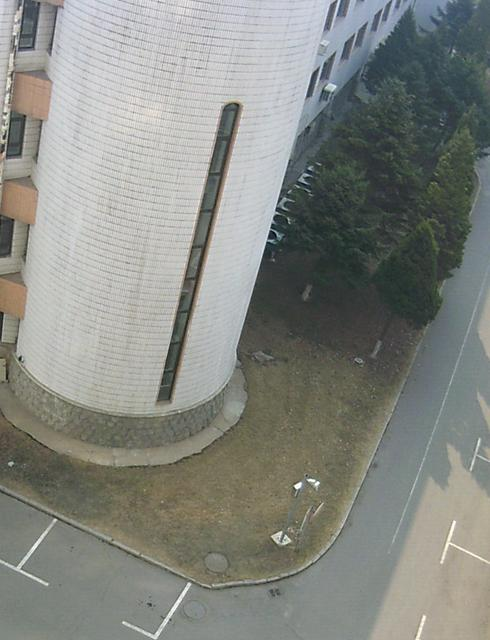
#> input picture project/dataset/shadow/DSCF0443.jpg, 490 x 640 px; its folder holds 4 pictures in this run
$ python 0_get_mask.py
#> lines starting #> are read from the running program, lines starting #| are printed output that depends on the picture
import os
import numpy as np
import cv2
import matplotlib.pyplot as plt

def list_images(folder):
    return [os.path.join(folder, f) for f in os.listdir(folder) if f.endswith(('.jpg'))]

shadow_folder = '../dataset/shadow'
binary_folder = '../dataset/shadow_binary_mask/'
shadow_images = list_images(shadow_folder)

for img_path in shadow_images:
    or_img = cv2.imread(img_path)
#> or_img is the input picture: shape (640, 490, 3); mean B, G, R 129.5, 135.3, 132.8
    y_cb_cr_img = cv2.cvtColor(or_img, cv2.COLOR_BGR2YCrCb)
#> y_cb_cr_img: shape (640, 490, 3); mean of channels 0, 1, 2 133.9, 127.2, 125.5
    binary_mask = np.copy(y_cb_cr_img)

    y_mean = np.mean(cv2.split(y_cb_cr_img)[0])
#> y_mean = 133.9
    y_std = np.std(cv2.split(y_cb_cr_img)[0])
#> y_std = 49.22

    # classify pixels as shadow and non-shadow pixels
    for i in range(y_cb_cr_img.shape[0]):
        for j in range(y_cb_cr_img.shape[1]):
            if y_cb_cr_img[i, j, 0] < y_mean - (y_std / 3):
                # paint it white (shadow)
                binary_mask[i, j] = [255, 255, 255]
            else:
                # paint it black (non-shadow)
                binary_mask[i, j] = [0, 0, 0]
#> binary_mask: shape (640, 490, 3); mean of channels 0, 1, 2 100.4, 100.4, 100.4
    print(img_path.split('\\')[-1])
    plt.imsave(binary_folder+img_path.split('\\')[-1],binary_mask[:,:,0],cmap='gray')
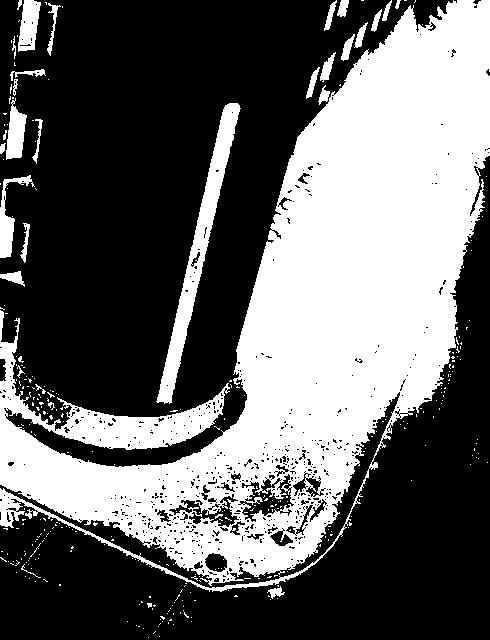
#> saved as DSCF0443.jpg: shape (640, 490, 3); min 0, max 255, mean 100.4
#> pass 2 of the loop `for img_path in shadow_images:`:
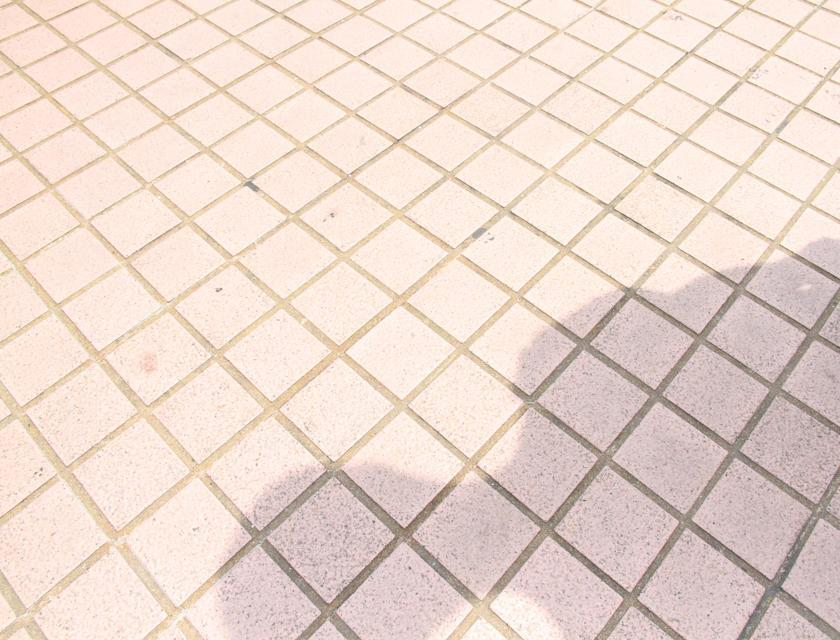
#> input picture project/dataset/shadow/IMG_5479.jpg, 840 x 640 px
#> or_img is the input picture: shape (640, 840, 3); mean B, G, R 205.7, 216, 234.5
#> y_cb_cr_img: shape (640, 840, 3); mean of channels 0, 1, 2 220.3, 138.1, 119.7
#> y_mean = 220.3
#> y_std = 26.57
#> `plt.imsave(binary_folder+img_path.split('\\')[-1],binary_mask[:,:,0],c..`:
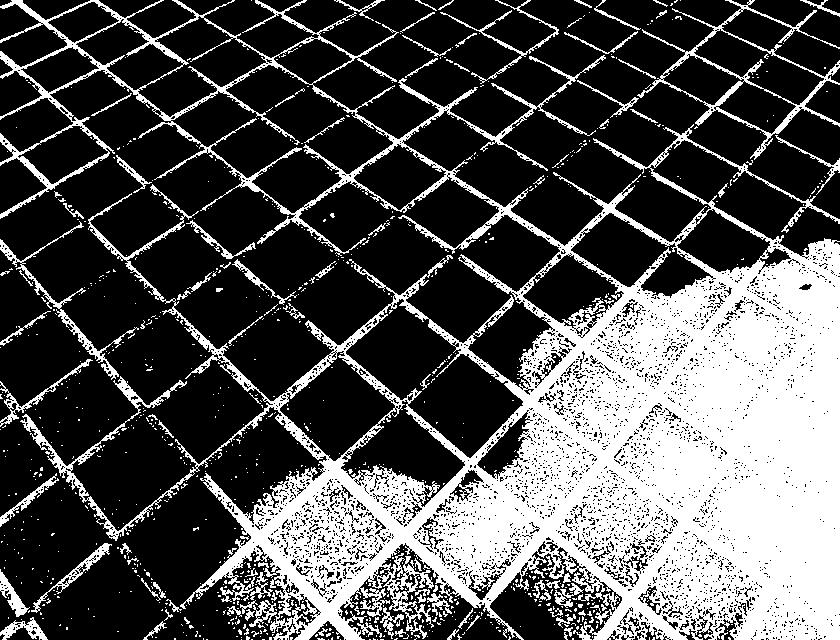
#> saved as IMG_5479.jpg: shape (640, 840, 3); min 0, max 255, mean 82.9
#> pass 3 of the loop `for img_path in shadow_images:`:
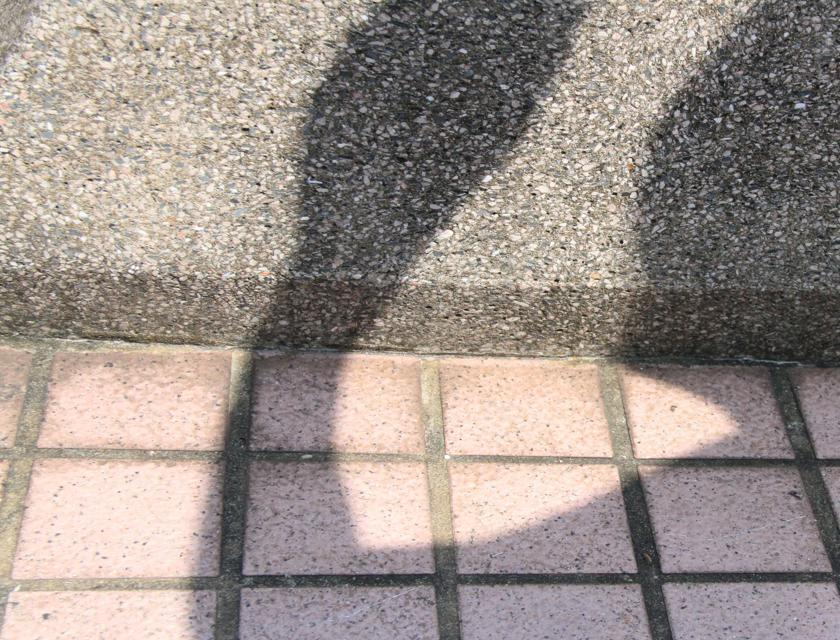
#> input picture project/dataset/shadow/IMG_5560.jpg, 840 x 640 px
#> or_img is the input picture: shape (640, 840, 3); mean B, G, R 138.8, 145.1, 156.1
#> y_cb_cr_img: shape (640, 840, 3); mean of channels 0, 1, 2 147.7, 134, 123
#> y_mean = 147.7
#> y_std = 57.79
#> `plt.imsave(binary_folder+img_path.split('\\')[-1],binary_mask[:,:,0],c..`:
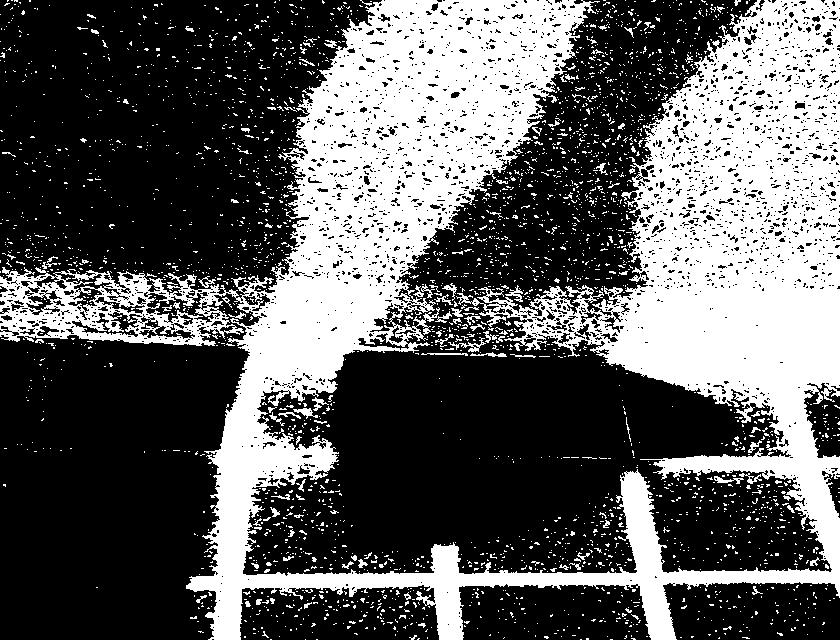
#> saved as IMG_5560.jpg: shape (640, 840, 3); min 0, max 255, mean 93.1
#> the loop made 4 passes; the first 3 are shown
